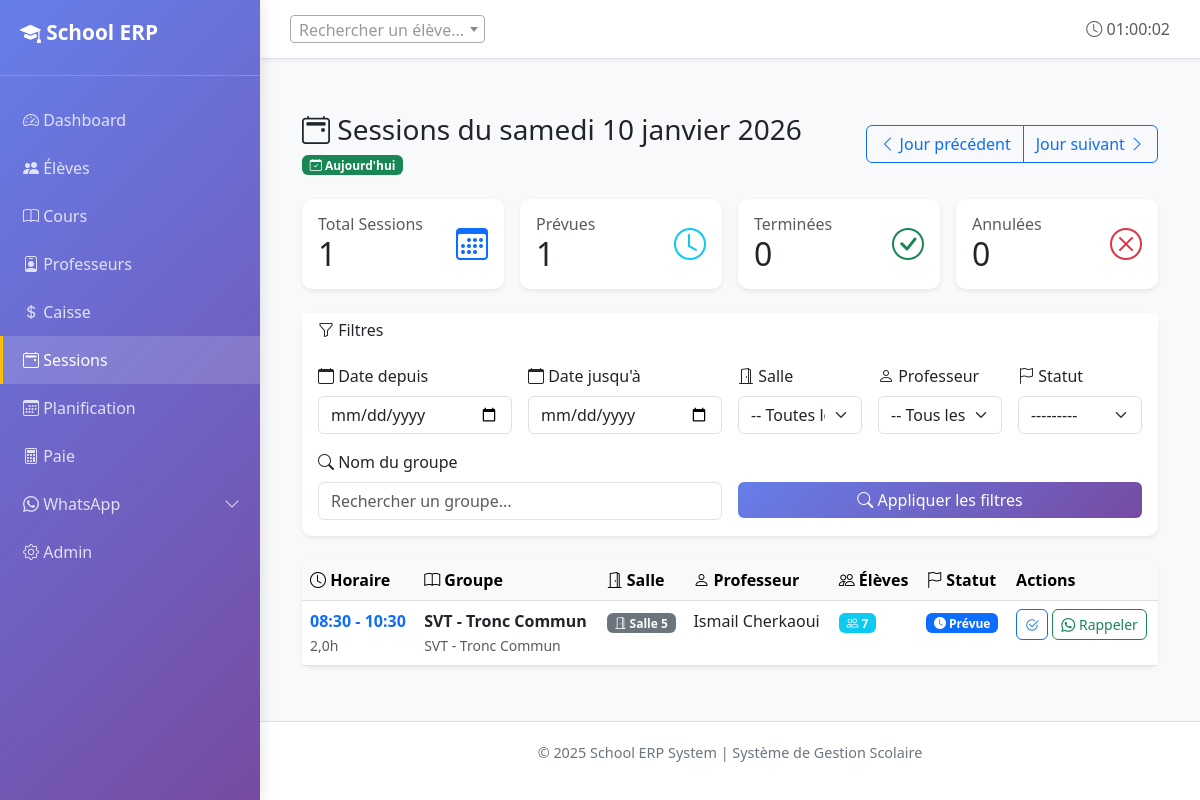
The app's page /sessions/today/ (signed in) with its own data.
### core/models.py (models this page shows, shortened)
class Session(models.Model):
    STATUS_CHOICES = [
        ('PLANNED', 'Planned'),
        ('DONE', 'Done'),
        ('CANCELLED', 'Cancelled'),
    ]
    group = models.ForeignKey(CourseGroup, on_delete=models.CASCADE, related_name='sessions')
    date = models.DateField()
    start_time = models.TimeField()
    end_time = models.TimeField()
    room = models.ForeignKey(
        Room,
        null=True,
        blank=True,
        on_delete=models.PROTECT,
        verbose_name='Salle (override)'
    )
    status = models.CharField(max_length=10, choices=STATUS_CHOICES, default='PLANNED')
    notes = models.TextField(blank=True)
    created_at = models.DateTimeField(auto_now_add=True)
    class Meta:
        verbose_name = 'Session'
        verbose_name_plural = 'Sessions'
        ordering = ['-date', 'start_time']
        indexes = [
            models.Index(fields=['date']),
        ]
    def duration_hours(self):
        from datetime import datetime
        start = datetime.combine(datetime.today(), self.start_time)
        end = datetime.combine(datetime.today(), self.end_time)
        return (end - start).total_seconds() / 3600

class CourseGroup(models.Model):
    DAYS_CHOICES = [
        ('MON', 'Lundi'),
        ('TUE', 'Mardi'),
        ('WED', 'Mercredi'),
        ('THU', 'Jeudi'),
        ('FRI', 'Vendredi'),
        ('SAT', 'Samedi'),
        ('SUN', 'Dimanche'),
    ]
    name = models.CharField(max_length=100, verbose_name="Nom du groupe")
    subject = models.CharField(max_length=100, verbose_name="Matière")
    level = models.CharField(max_length=50, verbose_name="Niveau")
    monthly_price = models.DecimalField(
        max_digits=8,
        decimal_places=2,
        validators=[MinValueValidator(Decimal('0.01'))],
        verbose_name="Prix mensuel (DH)"
    )
    teacher = models.ForeignKey(
        Teacher,
        on_delete=models.PROTECT,
        related_name='course_groups',
        verbose_name="Professeur"
    )
    room = models.ForeignKey(
        Room,
        on_delete=models.PROTECT,
        related_name='course_groups',
        verbose_name="Salle"
    )
    schedule_day = models.CharField(
        max_length=3,
        choices=DAYS_CHOICES,
        verbose_name="Jour"
    )
    start_time = models.TimeField(verbose_name="Heure de début")
    end_time = models.TimeField(verbose_name="Heure de fin")
    is_active = models.BooleanField(default=True, verbose_name="Actif")
    created_at = models.DateTimeField(auto_now_add=True)
    class Meta:
        verbose_name = "Groupe de cours"
        verbose_name_plural = "Groupes de cours"
        ordering = ['schedule_day', 'start_time', 'name']
        unique_together = [['room', 'schedule_day', 'start_time']]

class Room(models.Model):
    name = models.CharField(max_length=50, unique=True, verbose_name="Nom de la salle")
    capacity = models.PositiveIntegerField(
        validators=[MinValueValidator(1)],
        verbose_name="Capacité"
    )
    is_active = models.BooleanField(default=True, verbose_name="Active")
    class Meta:
        verbose_name = "Salle"
        verbose_name_plural = "Salles"
        ordering = ['name']
    def __str__(self):
        return f"{self.name} ({self.capacity} places)"

class Teacher(models.Model):
    name = models.CharField(max_length=100, verbose_name="Nom complet")
    phone = models.CharField(max_length=20, verbose_name="Téléphone")
    email = models.EmailField(blank=True, verbose_name="Email")
    hourly_rate = models.DecimalField(
        max_digits=8,
        decimal_places=2,
        validators=[MinValueValidator(Decimal('0.01'))],
        verbose_name="Tarif horaire (DH)"
    )
    is_active = models.BooleanField(default=True, verbose_name="Actif")
    created_at = models.DateTimeField(auto_now_add=True)
    class Meta:
        verbose_name = "Professeur"
        verbose_name_plural = "Professeurs"
        ordering = ['name']
    def __str__(self):
        return f"{self.name} ({self.hourly_rate} DH/h)"

### core/views.py (the view)
# urls.py: path('sessions/today/', views.sessions_today, name='sessions_today'),
def sessions_today(request):
    date_param = request.GET.get('date')
    if date_param:
        try:
            from datetime import datetime
            view_date = datetime.strptime(date_param, '%Y-%m-%d').date()
        except (ValueError, TypeError):
            view_date = timezone.now().date()
    else:
        view_date = timezone.now().date()
    today = timezone.now().date()
    prev_day = view_date - timedelta(days=1)
    next_day = view_date + timedelta(days=1)
    sessions_qs = Session.objects.filter(
        date=view_date
    ).select_related(
        'group',
        'group__teacher',
        'group__room'
    ).prefetch_related(
        'group__students'
    ).order_by('start_time')
    session_filter = SessionFilter(request.GET, queryset=sessions_qs)
    sessions = session_filter.qs
    stats = {
        'total': sessions.count(),
        'planned': sessions.filter(status='PLANNED').count(),
        'done': sessions.filter(status='DONE').count(),
        'cancelled': sessions.filter(status='CANCELLED').count(),
    }
    filters_active = any([
        request.GET.get('date_after'),
        request.GET.get('date_before'),
        request.GET.get('room'),
        request.GET.get('teacher'),
        request.GET.get('status'),
        request.GET.get('group_name'),
    ])
    qs_dict = request.GET.copy()
    qs_dict.pop('date', None)  # Remove date to add it dynamically
    querystring = qs_dict.urlencode()
    context = {
        'sessions': sessions,
        'view_date': view_date,
        'today': today,
        'prev_day': prev_day,
        'next_day': next_day,
        'is_today': view_date == today,
        'filter': session_filter,
        'stats': stats,
        'filters_active': filters_active,
        'querystring': querystring,
    }
    return render(request, 'core/sessions_today.html', context)

### core/templatetags/nav_active.py (called while the page is built)
@register.simple_tag(takes_context=True)
def active_if(context, *names):
    request = context.get("request")
    if not request or not request.resolver_match:
        return ""
    return "active" if request.resolver_match.url_name in names else ""

### templates/core/sessions_today.html (shortened to what this page needs)
{% extends 'core/base.html' %}
{% load static %}
{% block content %}
<div class="container-fluid py-4">
  <div class="d-flex justify-content-between align-items-center mb-4">
    <div>
      <h1 class="h3 mb-0">
        <i class="bi bi-calendar2-event"></i>
        Sessions du {{ view_date|date:"l d F Y" }}
      </h1>
      {% if is_today %}
        <span class="badge bg-success mt-2">
          <i class="bi bi-calendar-check"></i> Aujourd'hui
        </span>
      {% elif view_date > today %}
        <span class="badge bg-info mt-2">
          <i class="bi bi-calendar-plus"></i> À venir
        </span>
      {% else %}
        <span class="badge bg-secondary mt-2">
          <i class="bi bi-calendar-x"></i> Passé
        </span>
      {% endif %}
    </div>
    <div class="btn-group" role="group">
      <a href="?{% if querystring %}{{ querystring }}&{% endif %}date={{ prev_day|date:'Y-m-d' }}"
         class="btn btn-outline-primary">
        <i class="bi bi-chevron-left"></i> Jour précédent
      </a>
      <a href="?{% if querystring %}{{ querystring }}&{% endif %}date={{ next_day|date:'Y-m-d' }}"
         class="btn btn-outline-primary">
        Jour suivant <i class="bi bi-chevron-right"></i>
      </a>
    </div>
  </div>
  <div class="row g-3 mb-4">
    <div class="col-md-3">
      <div class="card border-0 shadow-sm">
        <div class="card-body">
          <div class="d-flex justify-content-between align-items-center">
            <div>
              <h6 class="text-muted mb-0">Total Sessions</h6>
              <h2 class="mb-0">{{ stats.total }}</h2>
            </div>
            <div class="text-primary" style="font-size: 2rem;">
              <i class="bi bi-calendar3"></i>
            </div>
          </div>
        </div>
      </div>
    </div>
    <div class="col-md-3">
      <div class="card border-0 shadow-sm">
        <div class="card-body">
          <div class="d-flex justify-content-between align-items-center">
            <div>
              <h6 class="text-muted mb-0">Prévues</h6>
              <h2 class="mb-0">{{ stats.planned }}</h2>
            </div>
            <div class="text-info" style="font-size: 2rem;">
              <i class="bi bi-clock"></i>
            </div>
          </div>
        </div>
      </div>
    </div>
    <div class="col-md-3">
      <div class="card border-0 shadow-sm">
        <div class="card-body">
          <div class="d-flex justify-content-between align-items-center">
            <div>
              <h6 class="text-muted mb-0">Terminées</h6>
              <h2 class="mb-0">{{ stats.done }}</h2>
            </div>
            <div class="text-success" style="font-size: 2rem;">
              <i class="bi bi-check-circle"></i>
            </div>
          </div>
        </div>
      </div>
    </div>
    <div class="col-md-3">
      <div class="card border-0 shadow-sm">
        <div class="card-body">
          <div class="d-flex justify-content-between align-items-center">
            <div>
              <h6 class="text-muted mb-0">Annulées</h6>
              <h2 class="mb-0">{{ stats.cancelled }}</h2>
            </div>
            <div class="text-danger" style="font-size: 2rem;">
              <i class="bi bi-x-circle"></i>
            </div>
          </div>
        </div>
      </div>
    </div>
  </div>
  <div class="card border-0 shadow-sm mb-4">
    <div class="card-header bg-white border-0 d-flex justify-content-between align-items-center">
      <h6 class="mb-0">
        <i class="bi bi-funnel"></i> Filtres
      </h6>
    </div>
    <div class="card-body">
      <form method="get" id="filterForm" class="row g-3">
        <div class="col-md-3">
          <label class="form-label">
            <i class="bi bi-calendar"></i> {{ filter.form.date_after.label }}
          </label>
          {{ filter.form.date_after }}
        </div>
        <div class="col-md-3">
          <label class="form-label">
            <i class="bi bi-calendar"></i> {{ filter.form.date_before.label }}
          </label>
          {{ filter.form.date_before }}
        </div>
        <div class="col-md-2">
          <label class="form-label">
            <i class="bi bi-door-open"></i> {{ filter.form.room.label }}
          </label>
          {{ filter.form.room }}
        </div>
        <div class="col-md-2">
          <label class="form-label">
            <i class="bi bi-person"></i> {{ filter.form.teacher.label }}
          </label>
          {{ filter.form.teacher }}
        </div>
        <div class="col-md-2">
          <label class="form-label">
            <i class="bi bi-flag"></i> {{ filter.form.status.label }}
          </label>
          {{ filter.form.status }}
        </div>
        <div class="col-md-6">
          <label class="form-label">
            <i class="bi bi-search"></i> {{ filter.form.group_name.label }}
          </label>
          {{ filter.form.group_name }}
        </div>
        <div class="col-md-6">
          <label class="form-label">&nbsp;</label>
          <button type="submit" class="btn btn-primary w-100">
            <i class="bi bi-search"></i> Appliquer les filtres
          </button>
        </div>
      </form>
    </div>
  </div>
  <div class="card border-0 shadow-sm">
    {% if sessions %}
      <div class="table-responsive">
        <table class="table table-hover mb-0">
          <thead class="table-light">
            <tr>
              <th><i class="bi bi-clock"></i> Horaire</th>
              <th><i class="bi bi-book"></i> Groupe</th>
              <th><i class="bi bi-door-open"></i> Salle</th>
              <th><i class="bi bi-person"></i> Professeur</th>
              <th><i class="bi bi-people"></i> Élèves</th>
              <th><i class="bi bi-flag"></i> Statut</th>
              <th>Actions</th>
            </tr>
          </thead>
          <tbody>
            {% for session in sessions %}
              <tr>
                <td>
                  <strong class="text-primary">
                    {{ session.start_time|time:"H:i" }} - {{ session.end_time|time:"H:i" }}
                  </strong>
                  <br>
                  <small class="text-muted">
                    {{ session.duration_hours|floatformat:1 }}h
                  </small>
                </td>
                <td>
                  <strong>{{ session.group.name }}</strong>
                  <br>
                  <small class="text-muted">
                    {{ session.group.subject }} - {{ session.group.level }}
                  </small>
                </td>
                <td>
                  <span class="badge bg-secondary">
                    <i class="bi bi-door-open"></i>
                    {{ session.group.room.name }}
                  </span>
                </td>
                <td>{{ session.group.teacher.name }}</td>
                <td>
                  <span class="badge bg-info">
                    <i class="bi bi-people"></i>
                    {{ session.group.students.count }}
                  </span>
                </td>
                <td>
                  {% if session.status == 'DONE' %}
                    <span class="badge bg-success">
                      <i class="bi bi-check-circle-fill"></i> Terminée
                    </span>
                  {% elif session.status == 'CANCELLED' %}
                    <span class="badge bg-danger">
                      <i class="bi bi-x-circle-fill"></i> Annulée
                    </span>
                  {% else %}
                    <span class="badge bg-primary">
                      <i class="bi bi-clock-fill"></i> Prévue
                    </span>
                  {% endif %}
                </td>
                <td>
                  <div class="btn-group btn-group-sm">
                    <a href="{% url 'core:session_attendance' session.id %}"
                       class="btn btn-outline-primary"
                       title="Gérer présences">
                      <i class="bi bi-check2-circle"></i>
                    </a>
                  </div>
                  <a href="{% url 'core:whatsapp_session_reminder' session.id %}"
                    class="btn btn-sm btn-outline-success"
                    title="Envoyer rappel WhatsApp">
                      <i class="bi bi-whatsapp"></i> Rappeler
                  </a>
                </td>
              </tr>
            {% endfor %}
          </tbody>
        </table>
      </div>
    {% endif %}
  </div>
</div>
{% endblock %}

### templates/core/base.html (style rules this page uses)
:root { --primary-color: #0d6efd; --secondary-color: #6c757d; --success-color: #198754; --danger-color: #dc3545; --warning-color: #ffc107; }
body { display: flex; min-height: 100vh; background-color: #f8f9fa; }
.card { border: none; border-radius: 10px; box-shadow: 0 2px 8px rgba(0,0,0,0.08); transition: transform 0.2s, box-shadow 0.2s; }
.btn { border-radius: 6px; font-weight: 500; transition: all 0.3s; }
.btn-primary { background: linear-gradient(135deg, #667eea 0%, #764ba2 100%); border: none; }

### templates/core/sessions_today.html (style rules this page uses)
.table tbody tr { transition: background-color 0.2s; }
.btn-group-sm .btn { padding: 0.25rem 0.5rem; font-size: 0.875rem; }

### records on screen
Session: start_time "08:30", end_time "10:30", duration_hours "2,0", group.name "SVT - Tronc Commun", group.subject "SVT", group.level "Tronc Commun", group.room.name "Salle 5", group.teacher.name "Ismail Cherkaoui", group.students.count "7", status "Prévue"

### other values on screen
{{ stats.total }} "1"
{{ stats.planned }} "1"
{{ stats.done }} "0"
{{ stats.cancelled }} "0"
{{ filter.form.date_after.label }} "Date depuis"
{{ filter.form.date_before.label }} "Date jusqu'à"
{{ filter.form.room.label }} "Salle"
{{ filter.form.teacher.label }} "Professeur"
{{ filter.form.status.label }} "Statut"
{{ filter.form.group_name.label }} "Nom du groupe"
